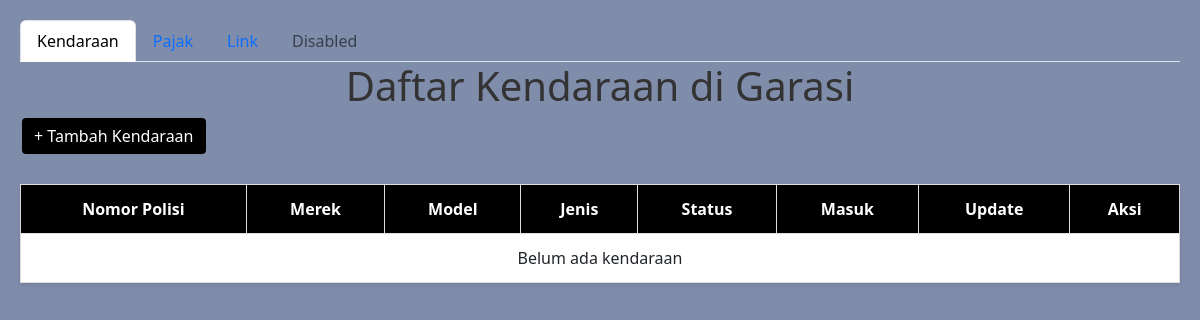
The app's page /, older data.
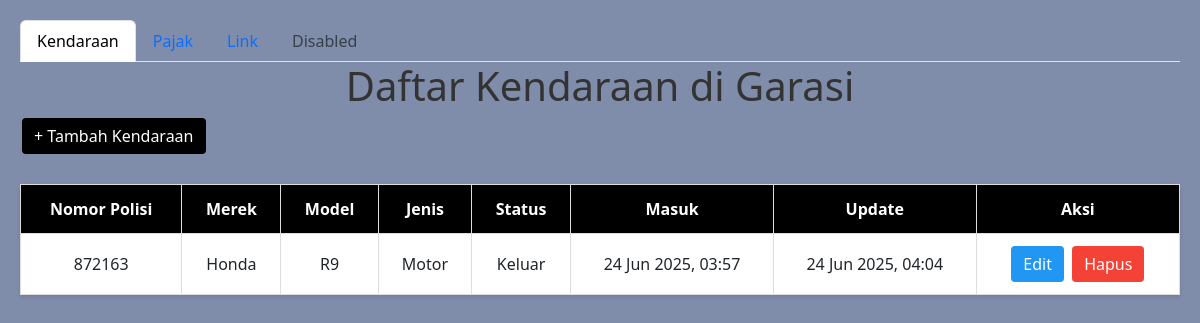
The same page, newer data.
### manaj/models.py (models this page shows, shortened)
class Kendaraan(models.Model):
    class JenisKendaraan(models.TextChoices):
        MOBIL = 'mobil', _('Mobil')
        MOTOR = 'motor', _('Motor')
    class StatusGarasi(models.TextChoices):
        TERPARKIR = 'terparkir', _('Terparkir')
        KELUAR = 'keluar', _('Keluar')
        PERAWATAN = 'perawatan', _('Dalam Perawatan')
    nomor_polisi = models.CharField(max_length=15, unique=True)
    merek = models.CharField(max_length=50)
    model = models.CharField(max_length=50)
    jenis = models.CharField(
        max_length=10,
        choices=JenisKendaraan.choices,
        default=JenisKendaraan.MOBIL
    )
    status = models.CharField(
        max_length=15,
        choices=StatusGarasi.choices,
        default=StatusGarasi.TERPARKIR
    )
    waktu_masuk = models.DateTimeField(auto_now_add=True)
    waktu_update = models.DateTimeField(auto_now=True)
    class Meta:
        db_table = 'garasi_kendaraan'

### manaj/views.py (the view, shortened to what this page needs)
# urls.py: path('', views.list_kendaraan, name='list_kendaraan'),
def list_kendaraan(request):
    query = request.GET.get('q', '')
    kendaraan_list = Kendaraan.objects.all()
    return render(request, 'manaj/list_kendaraan.html', {
        'kendaraan_list': kendaraan_list,
        'query': query,
    })

### manaj/templates/manaj/list_kendaraan.html (shortened to what this page needs)
<!DOCTYPE html>
<html lang="id">
<head>
    <link href="https://cdn.jsdelivr.net/npm/bootstrap@5.3.7/dist/css/bootstrap.min.css" rel="stylesheet">
</head>
<body>
        <ul class="nav nav-tabs">
    <li class="nav-item">
        <a class="nav-link active" aria-current="Kendaraan" href="{% url 'manaj:list_kendaraan' %}">Kendaraan</a>
    </li>
    <li class="nav-item">
        <a class="nav-link" href="#">Pajak</a>
    </li>
    <li class="nav-item">
        <a class="nav-link" href="#">Link</a>
    </li>
    <li class="nav-item">
        <a class="nav-link disabled" aria-disabled="true">Disabled</a>
    </li>
    </ul>
    <h1>Daftar Kendaraan di Garasi</h1>
    <a href="{% url 'manaj:tambah_kendaraan' %}" class="btn add">+ Tambah Kendaraan</a>
    <table>
        <thead>
            <tr>
                <th>Nomor Polisi</th>
                <th>Merek</th>
                <th>Model</th>
                <th>Jenis</th>
                <th>Status</th>
                <th>Masuk</th>
                <th>Update</th>
                <th>Aksi</th>
            </tr>
        </thead>
        <tbody>
            {% for kendaraan in kendaraan_list %}
            <tr>
                <td>{{ kendaraan.nomor_polisi }}</td>
                <td>{{ kendaraan.merek }}</td>
                <td>{{ kendaraan.model }}</td>
                <td>{{ kendaraan.get_jenis_display }}</td>
                <td>{{ kendaraan.get_status_display }}</td>
                <td>{{ kendaraan.waktu_masuk|date:"d M Y, H:i" }}</td>
                <td>{{ kendaraan.waktu_update|date:"d M Y, H:i" }}</td>
                <td>
                    <a href="{% url 'manaj:kendaraan_edit' kendaraan.id %}" class="btn edit">Edit</a>
                    <a href="{% url 'manaj:kendaraan_delete' kendaraan.id %}" class="btn delete"
                       onclick="return confirm('Yakin ingin menghapus kendaraan ini?')">Hapus</a>
                </td>
            </tr>
            {% empty %}
            <tr>
                <td colspan="8">Belum ada kendaraan</td>
            </tr>
            {% endfor %}
        </tbody>
    </table>
</body>
</html>

### manaj/templates/manaj/list_kendaraan.html (style rules this page uses)
body { font-family: 'Segoe UI', sans-serif; background: #7F8CAA; padding: 20px; }
h1 { text-align: center; color: #333; }
table { border-collapse: collapse; width: 100%; margin-top: 20px; background: white; box-shadow: 0 2px 4px rgba(0,0,0,0.1); }
th, td { padding: 12px 15px; border: 1px solid #ddd; text-align: center; }
th { background-color: black; color: white; }
.btn { padding: 6px 12px; border: none; border-radius: 4px; text-decoration: none; margin: 0 2px; }
.edit { background-color: #2196F3; color: white; }
.delete { background-color: #f44336; color: white; }
.add { background-color: black; color: white; display: inline-block; margin-bottom: 10px; }

Row changes from the older to the newer data that the page shows:
added Kendaraan: nomor_polisi "872163", merek "Honda", model "R9", jenis "Motor", status "Keluar", waktu_masuk "24 Jun 2025, 03:57", waktu_update "24 Jun 2025, 04:04"
Text that changed along with them:
text no longer shown: "Belum ada kendaraan"
